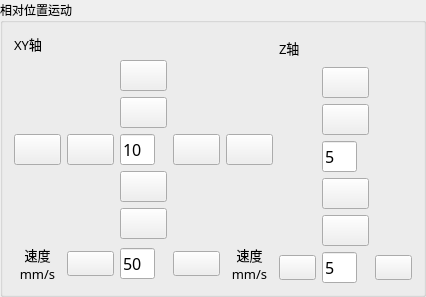
             <widget class="QGroupBox" name="groupBox_4">
              <property name="font">
               <font>
                <family>微软雅黑</family>
               </font>
              </property>
              <property name="title">
               <string>相对位置运动</string>
              </property>
              <layout class="QHBoxLayout" name="horizontalLayout_12" stretch="2,1">
               <item>
                <layout class="QGridLayout" name="gridLayout_7">
                 <item row="2" column="2">
                  <widget class="QPushButton" name="pushButton_xy_moveUp">
                   <property name="font">
                    <font>
                     <family>微软雅黑</family>
                     <pointsize>12</pointsize>
                    </font>
                   </property>
                   <property name="text">
                    <string/>
                   </property>
                   <property name="icon">
                    <iconset resource="resource.qrc">
                     <normaloff>:/image/main/image/cs-dw-xs-1.png</normaloff>:/image/main/image/cs-dw-xs-1.png</iconset>
                   </property>
                   <property name="iconSize">
                    <size>
                     <width>24</width>
                     <height>24</height>
                    </size>
                   </property>
                  </widget>
                 </item>
                 <item row="3" column="3">
                  <widget class="QPushButton" name="pushButton_xy_moveRight">
                   <property name="font">
                    <font>
                     <family>微软雅黑</family>
                     <pointsize>12</pointsize>
                    </font>
                   </property>
                   <property name="text">
                    <string/>
                   </property>
                   <property name="icon">
                    <iconset resource="resource.qrc">
                     <normaloff>:/image/main/image/cs-dw-xy-1.png</normaloff>:/image/main/image/cs-dw-xy-1.png</iconset>
                   </property>
                   <property name="iconSize">
                    <size>
                     <width>24</width>
                     <height>24</height>
                    </size>
                   </property>
                  </widget>
                 </item>
                 <item row="3" column="1">
                  <widget class="QPushButton" name="pushButton_xy_moveLeft">
                   <property name="font">
                    <font>
                     <family>微软雅黑</family>
                     <pointsize>12</pointsize>
                    </font>
                   </property>
                   <property name="text">
                    <string/>
                   </property>
                   <property name="icon">
                    <iconset resource="resource.qrc">
                     <normaloff>:/image/main/image/cs-dw-xz-1.png</normaloff>:/image/main/image/cs-dw-xz-1.png</iconset>
                   </property>
                   <property name="iconSize">
                    <size>
                     <width>24</width>
                     <height>24</height>
                    </size>
                   </property>
                  </widget>
                 </item>
                 <item row="6" column="2">
                  <widget class="QLineEdit" name="lineEdit_xy_velocity">
                   <property name="sizePolicy">
                    <sizepolicy hsizetype="Fixed" vsizetype="Fixed">
                     <horstretch>0</horstretch>
                     <verstretch>0</verstretch>
                    </sizepolicy>
                   </property>
                   <property name="maximumSize">
                    <size>
                     <width>35</width>
                     <height>16777215</height>
                    </size>
                   </property>
                   <property name="font">
                    <font>
                     <family>微软雅黑</family>
                     <pointsize>12</pointsize>
                    </font>
                   </property>
                   <property name="text">
                    <string>50</string>
                   </property>
                  </widget>
                 </item>
                 <item row="4" column="2">
                  <widget class="QPushButton" name="pushButton_xy_moveDown">
                   <property name="font">
                    <font>
                     <family>微软雅黑</family>
                     <pointsize>12</pointsize>
                    </font>
                   </property>
                   <property name="text">
                    <string/>
                   </property>
                   <property name="icon">
                    <iconset resource="resource.qrc">
                     <normaloff>:/image/main/image/cs-dw-xx-1.png</normaloff>:/image/main/image/cs-dw-xx-1.png</iconset>
                   </property>
                   <property name="iconSize">
                    <size>
                     <width>24</width>
                     <height>24</height>
                    </size>
                   </property>
                  </widget>
                 </item>
                 <item row="3" column="2">
                  <widget class="QLineEdit" name="lineEdit_targetDistance_xy">
                   <property name="sizePolicy">
                    <sizepolicy hsizetype="Fixed" vsizetype="Fixed">
                     <horstretch>0</horstretch>
                     <verstretch>0</verstretch>
                    </sizepolicy>
                   </property>
                   <property name="maximumSize">
                    <size>
                     <width>35</width>
                     <height>16777215</height>
                    </size>
                   </property>
                   <property name="font">
                    <font>
                     <family>微软雅黑</family>
                     <pointsize>12</pointsize>
                    </font>
                   </property>
                   <property name="text">
                    <string>10</string>
                   </property>
                  </widget>
                 </item>
                 <item row="1" column="2">
                  <widget class="QPushButton" name="pushButton_xy_moveUp_continuous">
                   <property name="font">
                    <font>
                     <family>微软雅黑</family>
                     <pointsize>12</pointsize>
                    </font>
                   </property>
                   <property name="text">
                    <string/>
                   </property>
                   <property name="icon">
                    <iconset resource="resource.qrc">
                     <normaloff>:/image/main/image/cs-xx-3.png</normaloff>:/image/main/image/cs-xx-3.png</iconset>
                   </property>
                   <property name="iconSize">
                    <size>
                     <width>24</width>
                     <height>24</height>
                    </size>
                   </property>
                  </widget>
                 </item>
                 <item row="3" column="0">
                  <widget class="QPushButton" name="pushButton_xy_moveLeft_continuous">
                   <property name="font">
                    <font>
                     <family>微软雅黑</family>
                     <pointsize>12</pointsize>
                    </font>
                   </property>
                   <property name="text">
                    <string/>
                   </property>
                   <property name="icon">
                    <iconset resource="resource.qrc">
                     <normaloff>:/image/main/image/cs-xx-2.png</normaloff>:/image/main/image/cs-xx-2.png</iconset>
                   </property>
                   <property name="iconSize">
                    <size>
                     <width>24</width>
                     <height>24</height>
                    </size>
                   </property>
                  </widget>
                 </item>
                 <item row="5" column="2">
                  <widget class="QPushButton" name="pushButton_xy_moveDown_continuous">
                   <property name="font">
                    <font>
                     <family>微软雅黑</family>
                     <pointsize>12</pointsize>
                    </font>
                   </property>
                   <property name="text">
                    <string/>
                   </property>
                   <property name="icon">
                    <iconset resource="resource.qrc">
                     <normaloff>:/image/main/image/cs-xx-1.png</normaloff>:/image/main/image/cs-xx-1.png</iconset>
                   </property>
                   <property name="iconSize">
                    <size>
                     <width>24</width>
                     <height>24</height>
                    </size>
                   </property>
                  </widget>
                 </item>
                 <item row="3" column="4">
                  <widget class="QPushButton" name="pushButton_xy_moveRight_continuous">
                   <property name="font">
                    <font>
                     <family>微软雅黑</family>
                     <pointsize>12</pointsize>
                    </font>
                   </property>
                   <property name="text">
                    <string/>
                   </property>
                   <property name="icon">
                    <iconset resource="resource.qrc">
                     <normaloff>:/image/main/image/cs-xx-4.png</normaloff>:/image/main/image/cs-xx-4.png</iconset>
                   </property>
                   <property name="iconSize">
                    <size>
                     <width>24</width>
                     <height>24</height>
                    </size>
                   </property>
                  </widget>
                 </item>
                 <item row="6" column="1">
                  <widget class="QPushButton" name="pushButton_xy_velocity_reduce">
                   <property name="text">
                    <string/>
                   </property>
                   <property name="icon">
                    <iconset resource="resource.qrc">
                     <normaloff>:/image/main/image/jianhao.png</normaloff>:/image/main/image/jianhao.png</iconset>
                   </property>
                   <property name="iconSize">
                    <size>
                     <width>24</width>
                     <height>24</height>
                    </size>
                   </property>
                  </widget>
                 </item>
                 <item row="6" column="3">
                  <widget class="QPushButton" name="pushButton_xy_velocity_increase">
                   <property name="text">
                    <string/>
                   </property>
                   <property name="icon">
                    <iconset resource="resource.qrc">
                     <normaloff>:/image/main/image/jiahao.png</normaloff>:/image/main/image/jiahao.png</iconset>
                   </property>
                   <property name="iconSize">
                    <size>
                     <width>24</width>
                     <height>24</height>
                    </size>
                   </property>
                  </widget>
                 </item>
                 <item row="0" column="0">
                  <widget class="QLabel" name="label_17">
                   <property name="font">
                    <font>
                     <family>微软雅黑</family>
                     <pointsize>10</pointsize>
                    </font>
                   </property>
                   <property name="text">
                    <string>XY轴</string>
                   </property>
                  </widget>
                 </item>
                 <item row="6" column="0">
                  <widget class="QLabel" name="label_11">
                   <property name="font">
                    <font>
                     <family>微软雅黑</family>
                     <pointsize>10</pointsize>
                    </font>
                   </property>
                   <property name="text">
                    <string>速度
mm/s</string>
                   </property>
                   <property name="alignment">
                    <set>Qt::AlignCenter</set>
                   </property>
                  </widget>
                 </item>
                 <item row="6" column="4">
                  <widget class="QLabel" name="label_18">
                   <property name="font">
                    <font>
                     <family>微软雅黑</family>
                     <pointsize>10</pointsize>
                    </font>
                   </property>
                   <property name="text">
                    <string>速度
mm/s</string>
                   </property>
                   <property name="alignment">
                    <set>Qt::AlignCenter</set>
                   </property>
                  </widget>
                 </item>
                </layout>
               </item>
               <item>
                <layout class="QGridLayout" name="gridLayout_11">
                 <item row="1" column="1">
                  <widget class="QPushButton" name="pushButton_z_moveUp_continuous">
                   <property name="font">
                    <font>
                     <family>微软雅黑</family>
                     <pointsize>12</pointsize>
                    </font>
                   </property>
                   <property name="text">
                    <string/>
                   </property>
                   <property name="icon">
                    <iconset resource="resource.qrc">
                     <normaloff>:/image/main/image/xiangshang.png</normaloff>:/image/main/image/xiangshang.png</iconset>
                   </property>
                   <property name="iconSize">
                    <size>
                     <width>24</width>
                     <height>24</height>
                    </size>
                   </property>
                  </widget>
                 </item>
                 <item row="2" column="1">
                  <widget class="QPushButton" name="pushButton_z_moveUp">
                   <property name="font">
                    <font>
                     <family>微软雅黑</family>
                     <pointsize>12</pointsize>
                    </font>
                   </property>
                   <property name="text">
                    <string/>
                   </property>
                   <property name="icon">
                    <iconset resource="resource.qrc">
                     <normaloff>:/image/main/image/cs-jt-xs-1-1.png</normaloff>:/image/main/image/cs-jt-xs-1-1.png</iconset>
                   </property>
                   <property name="iconSize">
                    <size>
                     <width>24</width>
                     <height>24</height>
                    </size>
                   </property>
                  </widget>
                 </item>
                 <item row="4" column="1">
                  <widget class="QPushButton" name="pushButton_z_moveDown">
                   <property name="font">
                    <font>
                     <family>微软雅黑</family>
                     <pointsize>12</pointsize>
                    </font>
                   </property>
                   <property name="text">
                    <string/>
                   </property>
                   <property name="icon">
                    <iconset resource="resource.qrc">
                     <normaloff>:/image/main/image/cs-jt-xx-1-1.png</normaloff>:/image/main/image/cs-jt-xx-1-1.png</iconset>
                   </property>
                   <property name="iconSize">
                    <size>
                     <width>24</width>
                     <height>24</height>
                    </size>
                   </property>
                  </widget>
                 </item>
                 <item row="3" column="1">
                  <widget class="QLineEdit" name="lineEdit_targetDistance_z">
                   <property name="sizePolicy">
                    <sizepolicy hsizetype="Fixed" vsizetype="Fixed">
                     <horstretch>0</horstretch>
                     <verstretch>0</verstretch>
                    </sizepolicy>
                   </property>
                   <property name="minimumSize">
                    <size>
                     <width>32</width>
                     <height>0</height>
                    </size>
                   </property>
                   <property name="maximumSize">
                    <size>
                     <width>35</width>
                     <height>16777215</height>
                    </size>
                   </property>
                   <property name="font">
                    <font>
                     <family>微软雅黑</family>
                     <pointsize>12</pointsize>
                    </font>
                   </property>
                   <property name="text">
                    <string>5</string>
                   </property>
                  </widget>
                 </item>
                 <item row="6" column="1">
                  <widget class="QLineEdit" name="lineEdit_z_velocity">
                   <property name="sizePolicy">
                    <sizepolicy hsizetype="Fixed" vsizetype="Fixed">
                     <horstretch>0</horstretch>
                     <verstretch>0</verstretch>
                    </sizepolicy>
                   </property>
                   <property name="maximumSize">
                    <size>
                     <width>35</width>
                     <height>16777215</height>
                    </size>
                   </property>
                   <property name="font">
                    <font>
                     <family>微软雅黑</family>
                     <pointsize>12</pointsize>
                    </font>
                   </property>
                   <property name="text">
                    <string>5</string>
                   </property>
                  </widget>
                 </item>
                 <item row="5" column="1">
                  <widget class="QPushButton" name="pushButton_z_moveDown_continuous">
                   <property name="font">
                    <font>
                     <family>微软雅黑</family>
                     <pointsize>12</pointsize>
                    </font>
                   </property>
                   <property name="text">
                    <string/>
                   </property>
                   <property name="icon">
                    <iconset resource="resource.qrc">
                     <normaloff>:/image/main/image/xiangxia.png</normaloff>:/image/main/image/xiangxia.png</iconset>
                   </property>
                   <property name="iconSize">
                    <size>
                     <width>24</width>
                     <height>24</height>
                    </size>
                   </property>
                  </widget>
                 </item>
                 <item row="6" column="0">
                  <widget class="QPushButton" name="pushButton_z_velocity_reduce">
                   <property name="text">
                    <string/>
                   </property>
                   <property name="icon">
                    <iconset resource="resource.qrc">
                     <normaloff>:/image/main/image/jianhao.png</normaloff>:/image/main/image/jianhao.png</iconset>
                   </property>
                   <property name="iconSize">
                    <size>
                     <width>24</width>
                     <height>24</height>
                    </size>
                   </property>
                  </widget>
                 </item>
                 <item row="6" column="2">
                  <widget class="QPushButton" name="pushButton_z_velocity_increase">
                   <property name="text">
                    <string/>
                   </property>
                   <property name="icon">
                    <iconset resource="resource.qrc">
                     <normaloff>:/image/main/image/jiahao.png</normaloff>:/image/main/image/jiahao.png</iconset>
                   </property>
                   <property name="iconSize">
                    <size>
                     <width>24</width>
                     <height>24</height>
                    </size>
                   </property>
                  </widget>
                 </item>
                 <item row="0" column="0">
                  <widget class="QLabel" name="label_15">
                   <property name="font">
                    <font>
                     <family>微软雅黑</family>
                     <pointsize>10</pointsize>
                    </font>
                   </property>
                   <property name="text">
                    <string>Z轴</string>
                   </property>
                  </widget>
                 </item>
                </layout>
               </item>
              </layout>
             </widget>
